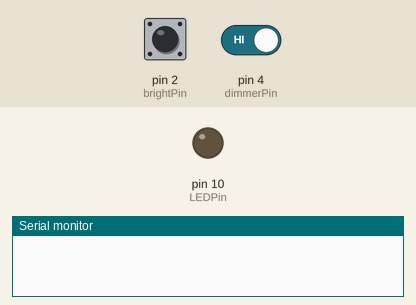
This sketch was run on a simulated Arduino Uno, built with avr-gcc and run on an emulated ATmega328P. On the bench: output pins drawn as LEDs (lit = HIGH), the last lines printed to the serial monitor. The inputs (shaded band) are chosen by the test bench; at power-on: pin 2 (brightPin) HIGH, pin 4 (dimmerPin) HIGH.

Above: at 1.2 s.
1.3 s: pin 2 (brightPin) pulled LOW for 0.15 s
At 1.6 s:
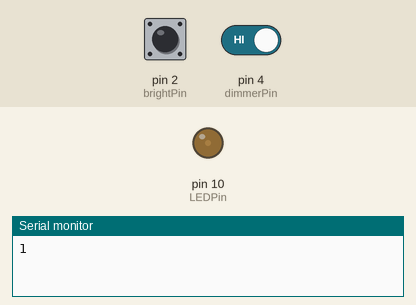
2.9 s: pin 4 (dimmerPin) driven LOW
At 4.0 s:
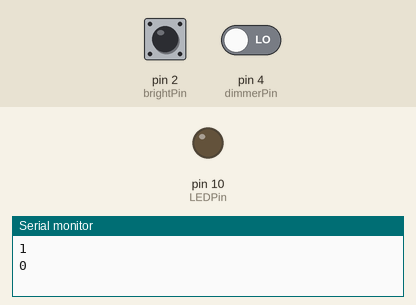
4.4 s: pin 2 (brightPin) pulled LOW for 1 s
At 5.2 s:
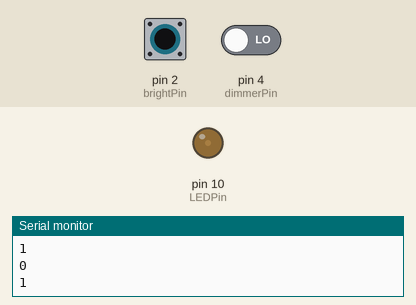
6.9 s: pin 2 (brightPin) pulsed LOW 5 times (0.12 s each, 0.3 s apart)
At 9.3 s:
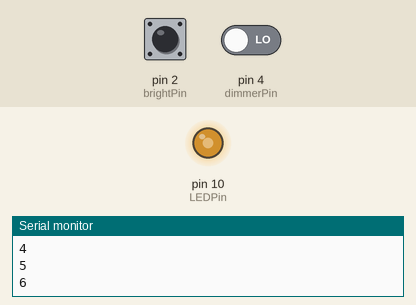
9.9 s: pin 2 (brightPin) pulsed LOW 2 times (0.12 s each, 0.3 s apart)
At 10.8 s:
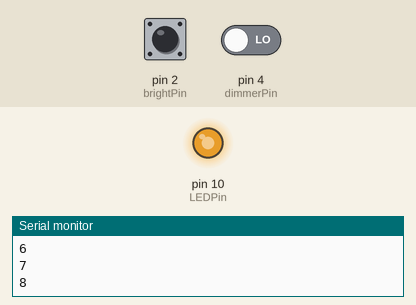
Timing chart, 0 to 12.9 s (numbered marks = the images above; inputs shaded):
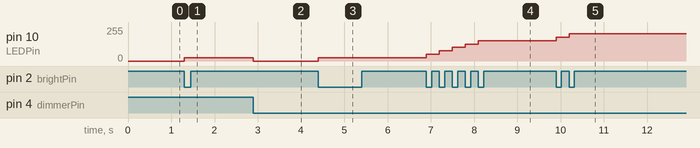

The sketch:

Arduino_Project_18-LED_Brightness_Controller_MyAttempt.ino
```cpp
//Arduino_Project_18-Push_button_LED_Brightness_Controller
/*
  Mini project to get use to working with buttons:
    Create a circuit with two buttons; one which turns the LED
    on and each press increase the bightness; one which dims
    the LED and makes it dimmer.
*/
/*
  My inital idea is to implement counting for loops of
  increments of 5 for each setting, one for loop for each
  button. This will involves the skills I learned form
  projects 17, 5, 7
*/
//Variables
int wait = 100;
float LEDLevelMax = 10.0;

//Brighter button
int brightPin = 2;
int brightButtonOld;
int brightButtonNew;

//Dimmer button
int dimmerPin = 4;
int dimmerButtonOld;
int dimmerButtonNew;

//LED
int LEDPin = 10;
float LEDDigitalLevel;
int LEDLevel = 0;
float digitalVoltage = 255;

void setup() {
  pinMode(brightPin, INPUT);
  pinMode(dimmerPin, INPUT);
  pinMode(LEDPin, OUTPUT);
  Serial.begin(9600);
}

void loop() {
  brightButtonNew = digitalRead(brightPin);
  dimmerButtonNew = digitalRead(dimmerPin);

  if (brightButtonOld == 1 && brightButtonNew == 0){
    if (LEDLevel >= 0 && LEDLevel < LEDLevelMax){
        LEDLevel++;
    }
    LEDDigitalLevel = (LEDLevel/LEDLevelMax)*digitalVoltage;
    analogWrite(LEDPin, LEDDigitalLevel);
    Serial.println(LEDLevel);
  }

  if (dimmerButtonOld == 1 && dimmerButtonNew == 0){
    if (LEDLevel > 0 && LEDLevel <= LEDLevelMax){
        LEDLevel--;
    }
    LEDDigitalLevel = (LEDLevel/LEDLevelMax)*digitalVoltage;
    analogWrite(LEDPin, LEDDigitalLevel);
    Serial.println(LEDLevel);
   }
   brightButtonOld = brightButtonNew;
   dimmerButtonOld = dimmerButtonNew;
  }

/*
Took me way too long to work this out. The `for` loops,
which I thought I needed, were not necessary, as they would
just take the LED straight to full brightness and full dimmness.

Today, I learnt more about when a `for` loop is necessary
than anything else, but it’s cool that I’ve made my first fully
controllable project.
*/
```

Measured:
- after the input at 1.3 s, pin 10 (LEDPin): 0/255 → 25/255 at once
- after the input at 2.9 s, pin 10 (LEDPin): 25/255 → 0/255 at once
- after the input at 4.4 s, pin 10 (LEDPin): 0/255 → 25/255 at once
- after the input at 6.9 s, pin 10 (LEDPin): moves from 25/255 to 153/255 over 1.2 s, starting at once
- after the input at 9.9 s, pin 10 (LEDPin): 153/255 → 178/255 at once, → 204/255 0.30 s later
